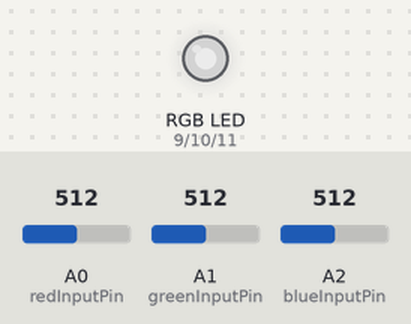
This sketch was run on a simulated Arduino Uno, built with avr-gcc and run on an emulated ATmega328P. On the bench: an RGB LED mixed from three pins (HIGH = lit). The inputs (shaded band) are chosen by the test bench; at power-on: A0 (redInputPin) = 512, A1 (greenInputPin) = 512, A2 (blueInputPin) = 512. Dim RGB values are drawn brighter than linear.

Above: at 1.2 s.
1.3 s: A0 (redInputPin) set to 716
At 2.0 s:
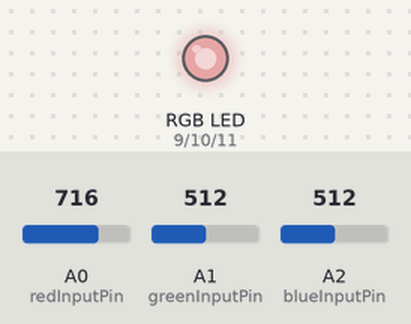
2.8 s: A1 (greenInputPin) set to 716
At 3.1 s:
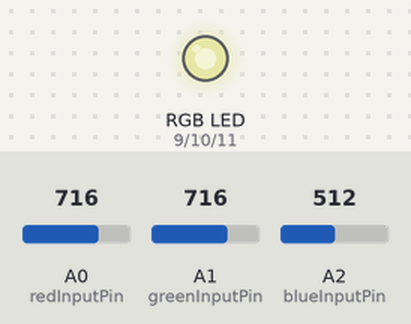
4.3 s: A2 (blueInputPin) set to 716
At 5.5 s:
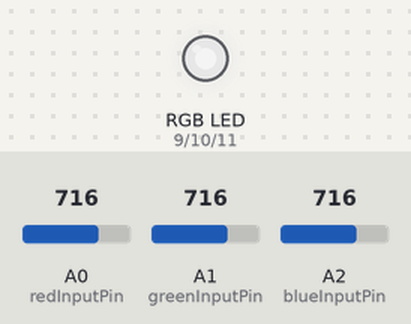
5.8 s: A0 (redInputPin) set to 900
At 6.6 s:
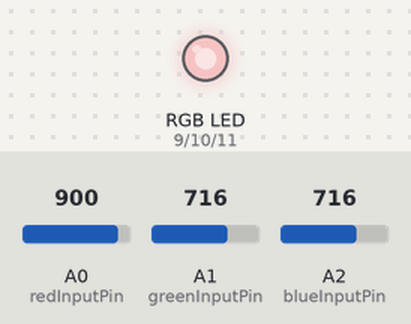
7.3 s: A1 (greenInputPin) set to 900
At 7.8 s:
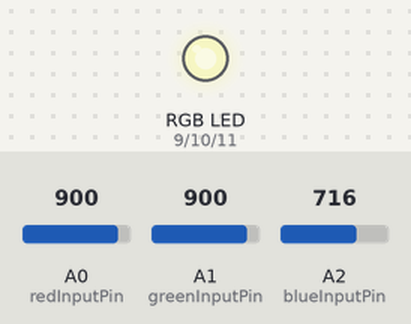
8.8 s: A2 (blueInputPin) set to 900
At 10.1 s:
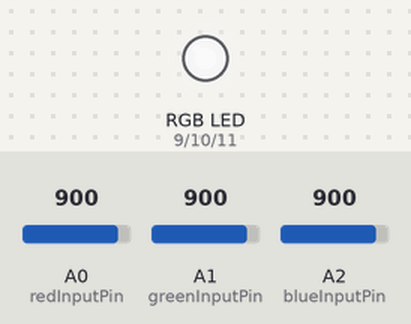
Timing chart, 0 to 11.3 s (numbered marks = the images above; inputs shaded):
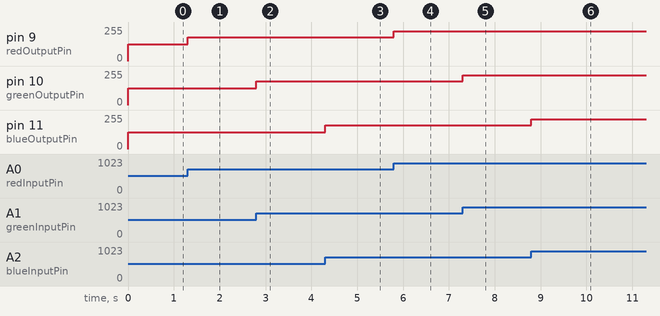

The sketch:

hw1-potentiometer_rgb.ino
```cpp
const int maxAnalogValue = 1023;
const int minAnalogValue = 0;
const int maxVoltageValue = 255;
const int minVoltageValue = 0;

// input pins for reading values from potentiometers
const int redInputPin = A0;
const int greenInputPin = A1;
const int blueInputPin = A2;

// output pins for RGB LED
const int redOutputPin = 9;
const int greenOutputPin = 10;
const int blueOutputPin = 11;

void setup() {
  Serial.begin(9600);

  pinMode(redInputPin, INPUT);
  pinMode(greenInputPin, INPUT);
  pinMode(blueInputPin, INPUT);

  pinMode(redOutputPin, OUTPUT);
  pinMode(greenOutputPin, OUTPUT);
  pinMode(blueOutputPin, OUTPUT);
}

void loop() {
  // get the values received by the pins from the potentiometers
  int redAnalogValue = analogRead(redInputPin);
  int greenAnalogValue = analogRead(greenInputPin);
  int blueAnalogValue = analogRead(blueInputPin);

  // set RGB intensity values
  int redBrightness = map(redAnalogValue, minAnalogValue, maxAnalogValue, minVoltageValue, maxVoltageValue);
  int greenBrightness = map(greenAnalogValue, minAnalogValue, maxAnalogValue, minVoltageValue, maxVoltageValue);
  int blueBrightness = map(blueAnalogValue, minAnalogValue, maxAnalogValue, minVoltageValue, maxVoltageValue);

  // send RGB intensity values
  analogWrite(redOutputPin, redBrightness);
  analogWrite(greenOutputPin, greenBrightness);
  analogWrite(blueOutputPin, blueBrightness);
}
```

Measured:
- after the input at 1.3 s, pin 9 (redOutputPin): 127/255 → 178/255 at once
- after the input at 2.8 s, pin 10 (greenOutputPin): 127/255 → 178/255 at once
- after the input at 4.3 s, pin 11 (blueOutputPin): 127/255 → 178/255 at once
- after the input at 5.8 s, pin 9 (redOutputPin): 178/255 → 224/255 at once
- after the input at 7.3 s, pin 10 (greenOutputPin): 178/255 → 224/255 at once
- after the input at 8.8 s, pin 11 (blueOutputPin): 178/255 → 224/255 at once
